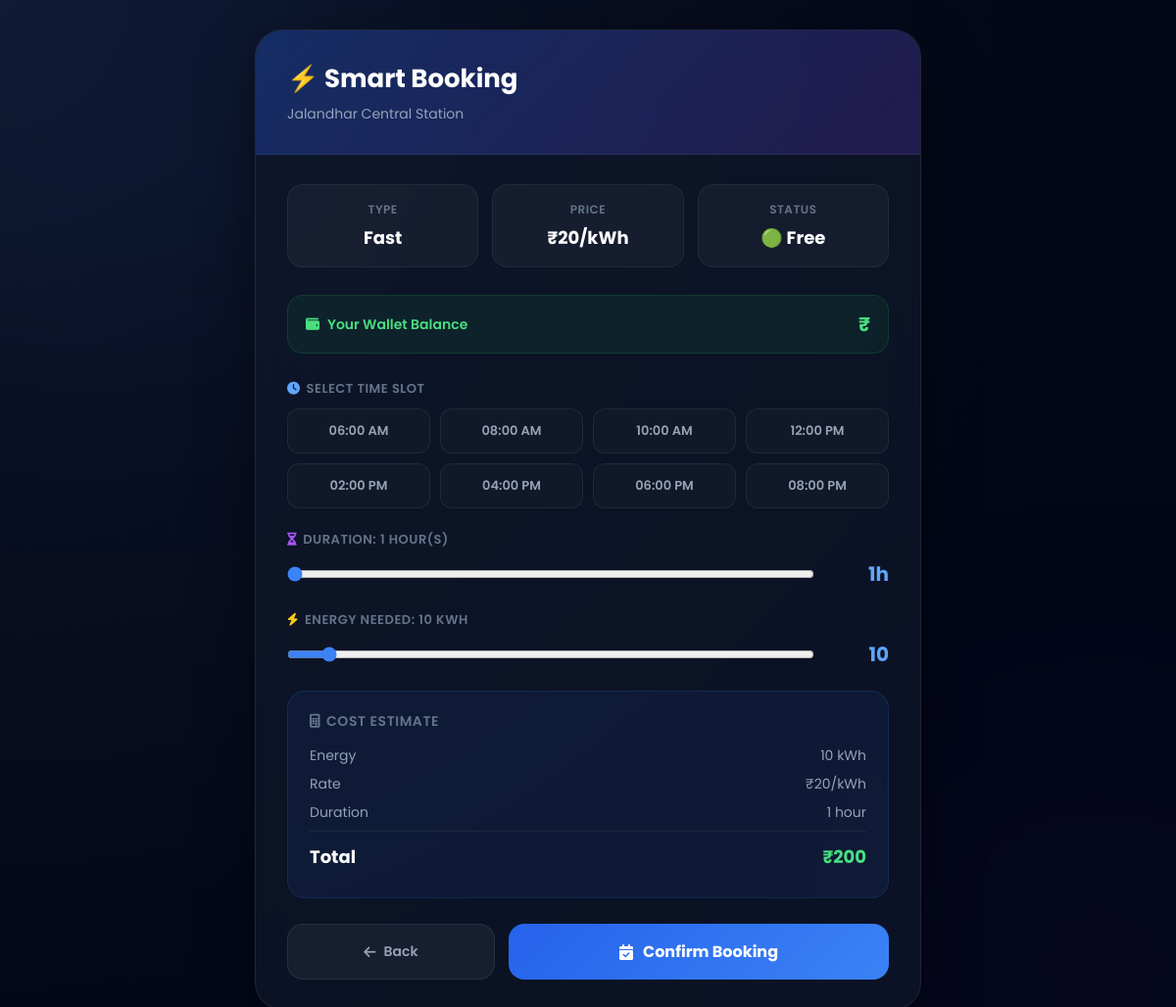
Page /smart-book/Jalandhar Central Station (signed in) on the committed database.
### tables this page shows
CREATE TABLE stations (
    id INTEGER PRIMARY KEY AUTOINCREMENT,
    name TEXT,
    lat REAL,
    lng REAL,
    type TEXT,
    available INTEGER,
    price INTEGER
);

### app.py (the view, shortened to what this page needs)
@app.route('/smart-book/<station_name>', methods=['GET', 'POST'])
def smart_book(station_name):
    if 'user' not in session:
        return redirect('/login')
    conn = get_db_connection()
    station = conn.execute("SELECT * FROM stations WHERE name=?", (station_name,)).fetchone()
    user = conn.execute("SELECT * FROM users WHERE id=?", (session['user_id'],)).fetchone()
    if not station:
        conn.close()
        return redirect('/')
    conn.close()
    return render_template('smart_book.html', station=dict(station), user=dict(user), error=None)

### app.py (called while the page is built)
def get_db_connection():
    conn = sqlite3.connect(DATABASE)
    conn.row_factory = sqlite3.Row
    return conn

### smart_book.html (shortened to what this page needs)
<!DOCTYPE html>
<html lang="en">
<head>
    <link rel="stylesheet" href="https://cdnjs.cloudflare.com/ajax/libs/font-awesome/6.5.1/css/all.min.css"/>
</head>
<body>
<div class="book-card">
    <div class="card-header">
        <h1>⚡ Smart Booking</h1>
        <p>{{ station.name }}</p>
    </div>
    <div class="card-body">
        <div class="station-info">
            <div class="info-box">
                <span>Type</span>
                <strong>{{ station.type }}</strong>
            </div>
            <div class="info-box">
                <span>Price</span>
                <strong>₹{{ station.price }}/kWh</strong>
            </div>
            <div class="info-box">
                <span>Status</span>
                <strong>{{ "🟢 Free" if station.available else "🔴 Busy" }}</strong>
            </div>
        </div>
        <div class="wallet-bar">
            <span><i class="fa-solid fa-wallet" style="margin-right:8px;"></i>Your Wallet Balance</span>
            <strong>₹{{ user.wallet }}</strong>
        </div>
        <form method="POST">
            <div class="form-group">
                <label><i class="fa-solid fa-clock" style="margin-right:6px;color:#60a5fa;"></i>Select Time Slot</label>
                <div class="slot-grid">
                    {% set slots = ['06:00 AM','08:00 AM','10:00 AM','12:00 PM','02:00 PM','04:00 PM','06:00 PM','08:00 PM'] %}
                    {% for slot in slots %}
                    <button type="button" class="slot-btn" onclick="selectSlot('{{ slot }}', this)">{{ slot }}</button>
                    {% endfor %}
                </div>
            </div>
            <div class="form-group">
                <label><i class="fa-solid fa-hourglass-half" style="margin-right:6px;color:#a855f7;"></i>Duration: <span id="durationLabel">1</span> hour(s)</label>
                <div class="range-row">
                    <input type="range" name="duration" id="durationRange" min="1" max="8" value="1" oninput="updateEstimate()">
                    <div class="range-val" id="durationVal">1h</div>
                </div>
            </div>
            <div class="form-group">
                <label><i class="fa-solid fa-bolt" style="margin-right:6px;color:#facc15;"></i>Energy needed: <span id="kwhLabel">10</span> kWh</label>
                <div class="range-row">
                    <input type="range" name="kwh" id="kwhRange" min="5" max="80" value="10" step="5" oninput="updateEstimate()">
                    <div class="range-val" id="kwhVal">10</div>
                </div>
            </div>
            <div class="cost-box">
                <h3><i class="fa-solid fa-calculator" style="margin-right:6px;"></i>Cost Estimate</h3>
                <div class="cost-row"><span>Energy</span><span id="estKwh">10 kWh</span></div>
                <div class="cost-row"><span>Rate</span><span>₹{{ station.price }}/kWh</span></div>
                <div class="cost-row"><span>Duration</span><span id="estDuration">1 hour</span></div>
                <div class="cost-row total"><span>Total</span><span id="estTotal">₹{{ station.price * 10 }}</span></div>
            </div>
            <div class="btn-row">
                <a href="/" class="back-btn"><i class="fa-solid fa-arrow-left"></i> Back</a>
                <button type="submit" class="book-btn">
                    <i class="fa-solid fa-calendar-check"></i>
                    Confirm Booking
                </button>
            </div>
        </form>
    </div>
</div>
</body>
</html>

### smart_book.html (style rules this page uses)
* { margin:0; padding:0; box-sizing:border-box; }
body { font-family:'Poppins',sans-serif; background:radial-gradient(circle at top left,#0f172a,#020617 70%); color:white; min-height:100vh; display:flex; align-items:center; justify-content:center; padding:30px; }
body::before { content:""; position:fixed; width:400px; height:400px; background:#2563eb; filter:blur(160px); opacity:0.12; top:-150px; left:-100px; z-index:-1; }
body::after { content:""; position:fixed; width:350px; height:350px; background:#7c3aed; filter:blur(160px); opacity:0.1; bottom:-100px; right:-100px; z-index:-1; }
.book-card { width:100%; max-width:680px; background:rgba(15,23,42,0.75); backdrop-filter:blur(20px); border:1px solid rgba(255,255,255,0.08); border-radius:28px; overflow:hidden; box-shadow:0 20px 60px rgba(0,0,0,0.4); animation:fadeIn 0.5s ease; }
.card-header { background:linear-gradient(135deg,rgba(37,99,235,0.3),rgba(124,58,237,0.2)); padding:30px 32px; border-bottom:1px solid rgba(255,255,255,0.06); }
.card-header h1 { font-size:26px; font-weight:700; margin-bottom:6px; }
.card-header p { color:#94a3b8; font-size:14px; }
.card-body { padding:30px 32px; }
.station-info { display:grid; grid-template-columns:repeat(3,1fr); gap:14px; margin-bottom:28px; }
.info-box { background:rgba(255,255,255,0.04); border:1px solid rgba(255,255,255,0.06); border-radius:16px; padding:16px; text-align:center; }
.info-box span { display:block; font-size:12px; color:#64748b; margin-bottom:6px; font-weight:600; text-transform:uppercase; letter-spacing:0.04em; }
.info-box strong { font-size:18px; font-weight:700; }
.wallet-bar { display:flex; align-items:center; justify-content:space-between; background:rgba(34,197,94,0.08); border:1px solid rgba(34,197,94,0.15); border-radius:16px; padding:14px 18px; margin-bottom:26px; }
.wallet-bar span { color:#4ade80; font-size:14px; font-weight:600; }
.wallet-bar strong { color:#4ade80; font-size:20px; }
.form-group { margin-bottom:22px; }
.form-group label { display:block; font-size:13px; color:#64748b; font-weight:600; margin-bottom:10px; text-transform:uppercase; letter-spacing:0.04em; }
.slot-grid { display:grid; grid-template-columns:repeat(4,1fr); gap:10px; }
.slot-btn { background:#111827; border:1px solid rgba(255,255,255,0.07); color:#94a3b8; padding:12px 8px; border-radius:12px; cursor:pointer; font-size:13px; font-weight:600; transition:0.25s; text-align:center; font-family:'Poppins',sans-serif; }
.range-row { display:flex; align-items:center; gap:16px; }
.range-row input[type="range"] { flex:1; accent-color:#3b82f6; }
.range-val { font-size:20px; font-weight:700; color:#60a5fa; min-width:60px; text-align:right; }
.cost-box { background:rgba(59,130,246,0.08); border:1px solid rgba(59,130,246,0.15); border-radius:18px; padding:20px 22px; margin-bottom:26px; }
.cost-box h3 { font-size:14px; color:#64748b; margin-bottom:14px; font-weight:600; text-transform:uppercase; letter-spacing:0.04em; }
.cost-row { display:flex; justify-content:space-between; font-size:14px; color:#94a3b8; margin-bottom:8px; }
.cost-row.total { border-top:1px solid rgba(255,255,255,0.06); padding-top:12px; margin-top:4px; font-size:18px; font-weight:700; color:white; }
.cost-row.total span:last-child { color:#4ade80; }
.btn-row { display:flex; gap:14px; }
.book-btn { flex:2; background:linear-gradient(135deg,#2563eb,#3b82f6); color:white; border:none; padding:16px; border-radius:16px; font-weight:700; font-size:16px; cursor:pointer; transition:0.3s; font-family:'Poppins',sans-serif; display:flex; align-items:center; justify-content:center; gap:10px; }
.back-btn { flex:1; background:rgba(255,255,255,0.05); border:1px solid rgba(255,255,255,0.08); color:#94a3b8; padding:16px; border-radius:16px; font-weight:600; font-size:14px; cursor:pointer; transition:0.3s; font-family:'Poppins',sans-serif; text-decoration:none; display:flex; align-items:center; justify-content:center; gap:8px; }

### rows in the picture
stations: name "Jalandhar Central Station", type "Fast", price "20", available "🟢 Free", station.price*10 "200"

### other values in the picture
{{ slot }} "06:00 AM" "08:00 AM" "10:00 AM" "12:00 PM" "02:00 PM" "04:00 PM" "06:00 PM" "08:00 PM"
